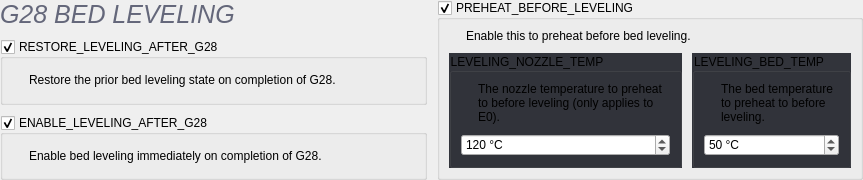
    <widget class="QWidget" name="widget_3" native="true">
     <layout class="QGridLayout" name="gridLayout_3" columnstretch="1,1,2">
      <property name="leftMargin">
       <number>0</number>
      </property>
      <property name="topMargin">
       <number>0</number>
      </property>
      <property name="rightMargin">
       <number>0</number>
      </property>
      <property name="bottomMargin">
       <number>0</number>
      </property>
      <property name="spacing">
       <number>10</number>
      </property>
      <item row="0" column="0" colspan="2">
       <widget class="QLabel" name="label_53">
        <property name="sizePolicy">
         <sizepolicy hsizetype="Preferred" vsizetype="Fixed">
          <horstretch>0</horstretch>
          <verstretch>0</verstretch>
         </sizepolicy>
        </property>
        <property name="styleSheet">
         <string notr="true">QLabel {
	color: rgb(100, 103, 122);
	font-size: 25px;
	font-family: &quot;Source Sans Pro Light&quot;;
	font-style: italic;
}
</string>
        </property>
        <property name="text">
         <string>G28 BED LEVELING</string>
        </property>
       </widget>
      </item>
      <item row="1" column="0" colspan="2">
       <widget class="QGroupBox" name="uRestoreLevelingAfterG28Box">
        <property name="title">
         <string>RESTORE_LEVELING_AFTER_G28</string>
        </property>
        <property name="checkable">
         <bool>true</bool>
        </property>
        <layout class="QGridLayout" name="gridLayout_10">
         <property name="spacing">
          <number>10</number>
         </property>
         <item row="0" column="0">
          <widget class="QLabel" name="label_11">
           <property name="sizePolicy">
            <sizepolicy hsizetype="Fixed" vsizetype="Fixed">
             <horstretch>0</horstretch>
             <verstretch>0</verstretch>
            </sizepolicy>
           </property>
           <property name="text">
            <string/>
           </property>
           <property name="pixmap">
            <pixmap>:/info_FILL0_wght100_GRAD0_opsz20.svg</pixmap>
           </property>
          </widget>
         </item>
         <item row="0" column="1">
          <widget class="QLabel" name="label_12">
           <property name="text">
            <string>Restore the prior bed leveling state on completion of G28.</string>
           </property>
           <property name="wordWrap">
            <bool>true</bool>
           </property>
          </widget>
         </item>
        </layout>
       </widget>
      </item>
      <item row="2" column="0" colspan="2">
       <widget class="QGroupBox" name="uEnableLevelingAfterG28Box">
        <property name="title">
         <string>ENABLE_LEVELING_AFTER_G28</string>
        </property>
        <property name="checkable">
         <bool>true</bool>
        </property>
        <layout class="QGridLayout" name="gridLayout_9">
         <property name="spacing">
          <number>10</number>
         </property>
         <item row="0" column="0">
          <widget class="QLabel" name="label_9">
           <property name="sizePolicy">
            <sizepolicy hsizetype="Fixed" vsizetype="Fixed">
             <horstretch>0</horstretch>
             <verstretch>0</verstretch>
            </sizepolicy>
           </property>
           <property name="text">
            <string/>
           </property>
           <property name="pixmap">
            <pixmap>:/info_FILL0_wght100_GRAD0_opsz20.svg</pixmap>
           </property>
          </widget>
         </item>
         <item row="0" column="1">
          <widget class="QLabel" name="label_10">
           <property name="text">
            <string>Enable bed leveling immediately on completion of G28.</string>
           </property>
           <property name="wordWrap">
            <bool>true</bool>
           </property>
          </widget>
         </item>
        </layout>
       </widget>
      </item>
      <item row="0" column="2" rowspan="3">
       <widget class="QGroupBox" name="uPreheatBeforeLevelingBox">
        <property name="title">
         <string>PREHEAT_BEFORE_LEVELING</string>
        </property>
        <property name="checkable">
         <bool>true</bool>
        </property>
        <layout class="QGridLayout" name="gridLayout_4">
         <property name="spacing">
          <number>10</number>
         </property>
         <item row="0" column="0">
          <widget class="QLabel" name="label_7">
           <property name="sizePolicy">
            <sizepolicy hsizetype="Fixed" vsizetype="Fixed">
             <horstretch>0</horstretch>
             <verstretch>0</verstretch>
            </sizepolicy>
           </property>
           <property name="text">
            <string/>
           </property>
           <property name="pixmap">
            <pixmap>:/info_FILL0_wght100_GRAD0_opsz20.svg</pixmap>
           </property>
          </widget>
         </item>
         <item row="0" column="1">
          <widget class="QLabel" name="label_8">
           <property name="text">
            <string>Enable this to preheat before bed leveling.</string>
           </property>
           <property name="wordWrap">
            <bool>true</bool>
           </property>
          </widget>
         </item>
         <item row="1" column="0" colspan="2">
          <widget class="QWidget" name="widget_4" native="true">
           <layout class="QGridLayout" name="gridLayout_8">
            <property name="leftMargin">
             <number>0</number>
            </property>
            <property name="topMargin">
             <number>0</number>
            </property>
            <property name="rightMargin">
             <number>0</number>
            </property>
            <property name="bottomMargin">
             <number>0</number>
            </property>
            <property name="spacing">
             <number>10</number>
            </property>
            <item row="0" column="0">
             <widget class="QGroupBox" name="groupBox_9">
              <property name="focusPolicy">
               <enum>Qt::StrongFocus</enum>
              </property>
              <property name="styleSheet">
               <string notr="true">QGroupBox:!disabled {
	background: rgb(50, 52, 59);
}</string>
              </property>
              <property name="title">
               <string>LEVELING_NOZZLE_TEMP</string>
              </property>
              <layout class="QGridLayout" name="gridLayout_7">
               <property name="spacing">
                <number>10</number>
               </property>
               <item row="0" column="0">
                <widget class="QLabel" name="label_2">
                 <property name="sizePolicy">
                  <sizepolicy hsizetype="Fixed" vsizetype="Fixed">
                   <horstretch>0</horstretch>
                   <verstretch>0</verstretch>
                  </sizepolicy>
                 </property>
                 <property name="text">
                  <string/>
                 </property>
                 <property name="pixmap">
                  <pixmap>:/info_FILL0_wght100_GRAD0_opsz20.svg</pixmap>
                 </property>
                </widget>
               </item>
               <item row="0" column="1">
                <widget class="QLabel" name="label_3">
                 <property name="text">
                  <string>The nozzle temperature to preheat to before leveling (only applies to E0).</string>
                 </property>
                 <property name="wordWrap">
                  <bool>true</bool>
                 </property>
                </widget>
               </item>
               <item row="1" column="0" colspan="2">
                <widget class="QSpinBox" name="uLevelingNozzleTempSpinBox">
                 <property name="suffix">
                  <string> °C</string>
                 </property>
                 <property name="maximum">
                  <number>1000</number>
                 </property>
                 <property name="stepType">
                  <enum>QAbstractSpinBox::AdaptiveDecimalStepType</enum>
                 </property>
                 <property name="value">
                  <number>120</number>
                 </property>
                </widget>
               </item>
              </layout>
             </widget>
            </item>
            <item row="0" column="1">
             <widget class="QGroupBox" name="groupBox_10">
              <property name="focusPolicy">
               <enum>Qt::StrongFocus</enum>
              </property>
              <property name="styleSheet">
               <string notr="true">QGroupBox:!disabled {
	background: rgb(50, 52, 59);
}</string>
              </property>
              <property name="title">
               <string>LEVELING_BED_TEMP</string>
              </property>
              <layout class="QGridLayout" name="gridLayout_6">
               <property name="spacing">
                <number>10</number>
               </property>
               <item row="0" column="0">
                <widget class="QLabel" name="label_4">
                 <property name="sizePolicy">
                  <sizepolicy hsizetype="Fixed" vsizetype="Fixed">
                   <horstretch>0</horstretch>
                   <verstretch>0</verstretch>
                  </sizepolicy>
                 </property>
                 <property name="text">
                  <string/>
                 </property>
                 <property name="pixmap">
                  <pixmap>:/info_FILL0_wght100_GRAD0_opsz20.svg</pixmap>
                 </property>
                </widget>
               </item>
               <item row="0" column="1">
                <widget class="QLabel" name="label_6">
                 <property name="text">
                  <string>The bed temperature to preheat to before leveling.</string>
                 </property>
                 <property name="wordWrap">
                  <bool>true</bool>
                 </property>
                </widget>
               </item>
               <item row="1" column="0" colspan="2">
                <widget class="QSpinBox" name="uLevelingBedTempSpinBox">
                 <property name="suffix">
                  <string> °C</string>
                 </property>
                 <property name="maximum">
                  <number>1000</number>
                 </property>
                 <property name="stepType">
                  <enum>QAbstractSpinBox::AdaptiveDecimalStepType</enum>
                 </property>
                 <property name="value">
                  <number>50</number>
                 </property>
                </widget>
               </item>
              </layout>
             </widget>
            </item>
           </layout>
          </widget>
         </item>
        </layout>
       </widget>
      </item>
     </layout>
    </widget>
